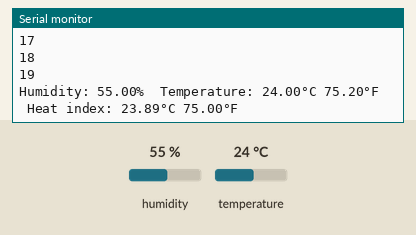
Simulated run of this sketch. Board: Arduino Uno, built with avr-gcc and run on an emulated ATmega328P. On the bench: the last lines printed to the serial monitor. Inputs (shaded band) come from the test bench; at power-on: humidity 55 %, temperature 24 °C. Storage starts empty.

Above: at 1.3 s.
1.4 s: humidity set to 22 %
At 3.7 s:
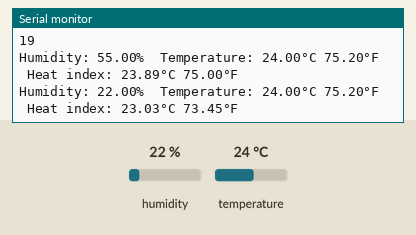
5.3 s: temperature set to 12 °C
At 6.8 s:
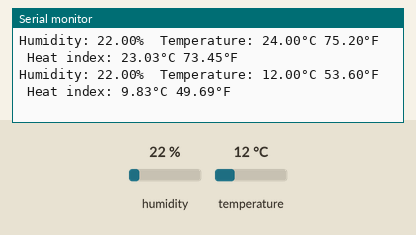
9.2 s: humidity set to 40 %
At 9.9 s:
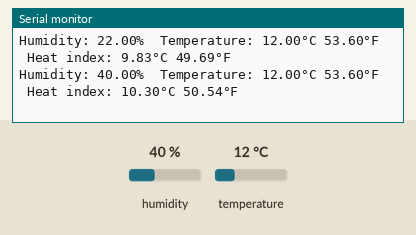
Timing chart, 0 to 12.2 s (numbered marks = the images above; inputs shaded):
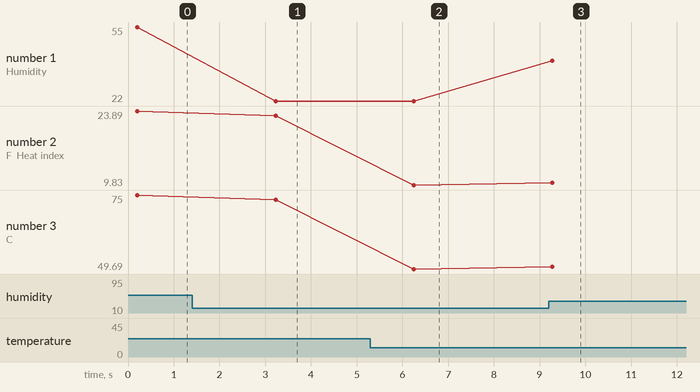

Measured:
- after the input at 1.4 s, the serial monitor: prints a new line after 1.8 s (image 1)
- after the input at 5.3 s, the serial monitor: prints a new line after 0.95 s (image 2)
- after the input at 9.2 s, the serial monitor: prints a new line after 0.07 s (image 3)
- plotted number 1: 55 → 22 after the input at 1.4 s, 22 → 40 after the input at 9.2 s
- plotted number 2: 23.89 → 23.03 after the input at 1.4 s, 23.03 → 9.83 after the input at 5.3 s, 9.83 → 10.3 after the input at 9.2 s
- plotted number 3: 75 → 73.45 after the input at 1.4 s, 73.45 → 49.69 after the input at 5.3 s, 49.69 → 50.54 after the input at 9.2 s

The sketch:

SD-Card_testing.ino
```cpp
#include <SPI.h>
#include <SD.h>
//#include "DHT.h" // library for getting data from DHT
//#include <DHT.h>
#include "DHT.h"

 #define DHTPIN 2

 #define DHTTYPE DHT22

 DHT dht(DHTPIN, DHTTYPE);

File myFile;
void setup() {
// Open serial communications and wait for port to open:
Serial.begin(9600);


while (!Serial) {
; // wait for serial port to connect. Needed for native USB port only
}
Serial.print("Initializing SD card...");
//if (!SD.begin(10)) {
//Serial.println("initialization failed!");
//while (1);
//}
Serial.println("initialization done.");
// open the file. note that only one file can be open at a time,
// so you have to close this one before opening another.
myFile = SD.open("test.txt", FILE_WRITE);
// if the file opened okay, write to it:
if (myFile) {
Serial.print("Writing to test.txt...");
myFile.println("This is a test file :)");
myFile.println("testing 1, 2, 3.");
for (int i = 0; i < 20; i++) {
myFile.println(i);
}
// close the file:
myFile.close();
Serial.println("done.");
} else {
// if the file didn't open, print an error:
Serial.println("error opening test.txt");
}
// open the file for reading:
myFile = SD.open("test.txt");
if (myFile) {
Serial.println("test.txt:");
// read from the file until there's nothing else in it:
while (myFile.available()) {
Serial.write(myFile.read());
}
// close the file:
myFile.close();
} else {
// if the file didn't open, print an error:
Serial.println("error opening test.txt");
}
}
void loop() {

  // Reading temperature or humidity takes about 250 milliseconds!
  // Sensor readings may also be up to 2 seconds 'old' (its a very slow sensor)
  float h = dht.readHumidity();
  // Read temperature as Celsius (the default)
  float t = dht.readTemperature();
  // Read temperature as Fahrenheit (isFahrenheit = true)
  float f = dht.readTemperature(true);

  // Check if any reads failed and exit early (to try again).
  if (isnan(h) || isnan(t) || isnan(f)) {
    Serial.println(F("Failed to read from DHT sensor!"));
    return;
  }

  // Compute heat index in Fahrenheit (the default)
  float hif = dht.computeHeatIndex(f, h);
  // Compute heat index in Celsius (isFahreheit = false)
  float hic = dht.computeHeatIndex(t, h, false);

  Serial.print(F("Humidity: "));
  Serial.print(h);
  Serial.print(F("%  Temperature: "));
  Serial.print(t);
  Serial.print(F("°C "));
  Serial.print(f);
  Serial.print(F("°F  Heat index: "));
  Serial.print(hic);
  Serial.print(F("°C "));
  Serial.print(hif);
  Serial.println(F("°F"));

    delay(3000);//Wait 5 seconds before accessing sensor again.
// nothing happens after setup
}
```
